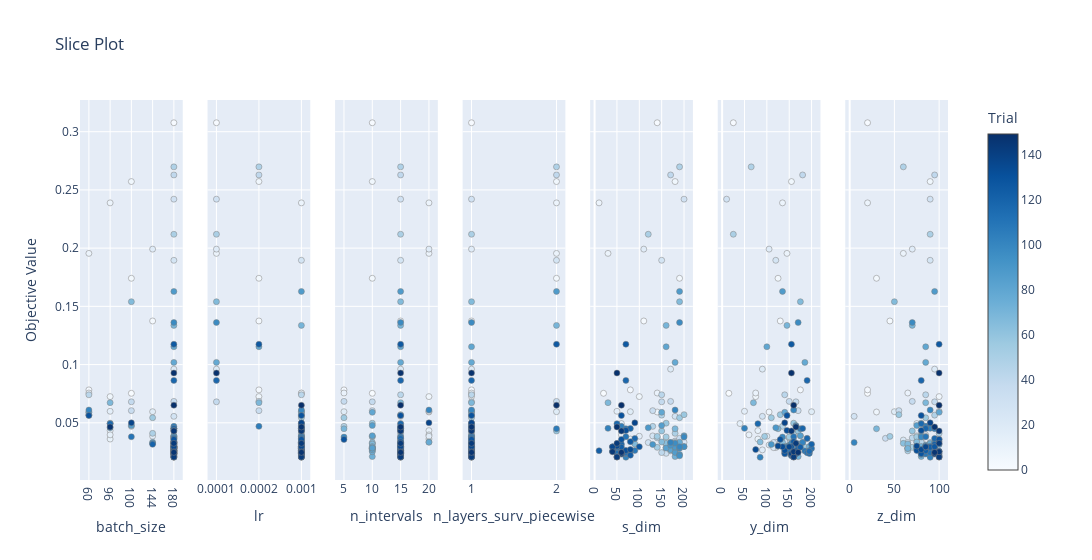
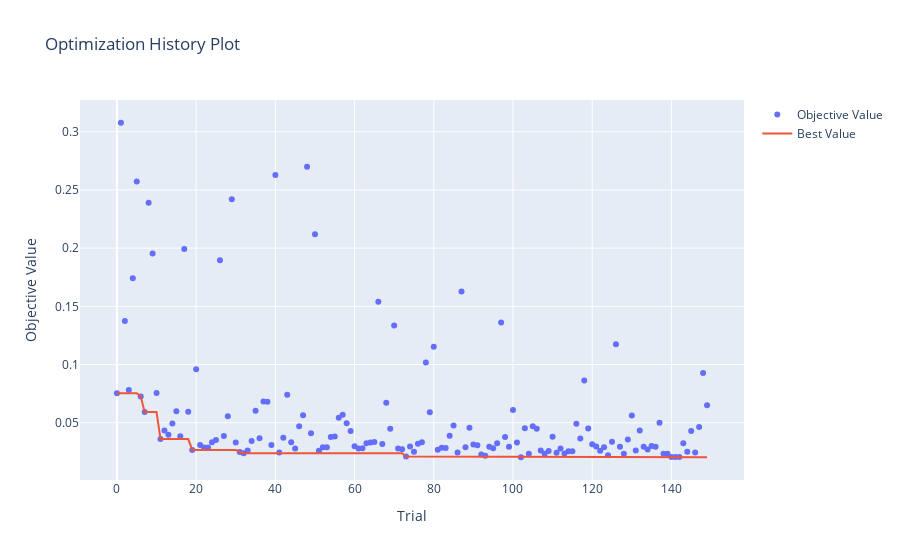

Write notebook code for charts like these, in order.
### Code cell
print('---------------------- HI-VAE_piecewise ----------------------')
fig = plot_slice(study_dict_survkm["HI-VAE_piecewise"])
fig.show()

fig = plot_optimization_history(study_dict_survkm["HI-VAE_piecewise"])
fig.show()

### Figure 1 — Plotly figure (JSON) as saved in the notebook; plotly's stock layout.template omitted (floating-point values rounded to 4 significant figures; data arrays with more than 128 entries replaced by an {"elided": "..."} marker saying what was removed)
{"data": [{"marker": {"color": {"elided": "150 int values"}, "colorbar": {"title": {"text": "Trial"}, "x": 1, "xpad": 40}, "colorscale": [[0, "rgb(247,251,255)"], [0.125, "rgb(222,235,247)"], [0.25, "rgb(198,219,239)"], [0.375, "rgb(158,202,225)"], [0.5, "rgb(107,174,214)"], [0.625, "rgb(66,146,198)"], [0.75, "rgb(33,113,181)"], [0.875, "rgb(8,81,156)"], [1, "rgb(8,48,107)"]], "line": {"color": "Grey", "width": 0.5}, "showscale": true}, "mode": "markers", "name": "Feasible Trial", "showlegend": false, "type": "scatter", "x": {"elided": "150 int values"}, "xaxis": "x", "y": {"elided": "150 float values"}, "yaxis": "y"}, {"marker": {"color": {"elided": "150 int values"}, "colorbar": {"title": {"text": "Trial"}, "x": 1, "xpad": 40}, "colorscale": [[0, "rgb(247,251,255)"], [0.125, "rgb(222,235,247)"], [0.25, "rgb(198,219,239)"], [0.375, "rgb(158,202,225)"], [0.5, "rgb(107,174,214)"], [0.625, "rgb(66,146,198)"], [0.75, "rgb(33,113,181)"], [0.875, "rgb(8,81,156)"], [1, "rgb(8,48,107)"]], "line": {"color": "Grey", "width": 0.5}, "showscale": false}, "mode": "markers", "name": "Feasible Trial", "showlegend": false, "type": "scatter", "x": {"elided": "150 float values"}, "xaxis": "x2", "y": {"elided": "150 float values"}, "yaxis": "y2"}, {"marker": {"color": {"elided": "150 int values"}, "colorbar": {"title": {"text": "Trial"}, "x": 1, "xpad": 40}, "colorscale": [[0, "rgb(247,251,255)"], [0.125, "rgb(222,235,247)"], [0.25, "rgb(198,219,239)"], [0.375, "rgb(158,202,225)"], [0.5, "rgb(107,174,214)"], [0.625, "rgb(66,146,198)"], [0.75, "rgb(33,113,181)"], [0.875, "rgb(8,81,156)"], [1, "rgb(8,48,107)"]], "line": {"color": "Grey", "width": 0.5}, "showscale": false}, "mode": "markers", "name": "Feasible Trial", "showlegend": false, "type": "scatter", "x": {"elided": "150 int values"}, "xaxis": "x3", "y": {"elided": "150 float values"}, "yaxis": "y3"}, {"marker": {"color": {"elided": "150 int values"}, "colorbar": {"title": {"text": "Trial"}, "x": 1, "xpad": 40}, "colorscale": [[0, "rgb(247,251,255)"], [0.125, "rgb(222,235,247)"], [0.25, "rgb(198,219,239)"], [0.375, "rgb(158,202,225)"], [0.5, "rgb(107,174,214)"], [0.625, "rgb(66,146,198)"], [0.75, "rgb(33,113,181)"], [0.875, "rgb(8,81,156)"], [1, "rgb(8,48,107)"]], "line": {"color": "Grey", "width": 0.5}, "showscale": false}, "mode": "markers", "name": "Feasible Trial", "showlegend": false, "type": "scatter", "x": {"elided": "150 int values"}, "xaxis": "x4", "y": {"elided": "150 float values"}, "yaxis": "y4"}, {"marker": {"color": {"elided": "150 int values"}, "colorbar": {"title": {"text": "Trial"}, "x": 1, "xpad": 40}, "colorscale": [[0, "rgb(247,251,255)"], [0.125, "rgb(222,235,247)"], [0.25, "rgb(198,219,239)"], [0.375, "rgb(158,202,225)"], [0.5, "rgb(107,174,214)"], [0.625, "rgb(66,146,198)"], [0.75, "rgb(33,113,181)"], [0.875, "rgb(8,81,156)"], [1, "rgb(8,48,107)"]], "line": {"color": "Grey", "width": 0.5}, "showscale": false}, "mode": "markers", "name": "Feasible Trial", "showlegend": false, "type": "scatter", "x": {"elided": "150 int values"}, "xaxis": "x5", "y": {"elided": "150 float values"}, "yaxis": "y5"}, {"marker": {"color": {"elided": "150 int values"}, "colorbar": {"title": {"text": "Trial"}, "x": 1, "xpad": 40}, "colorscale": [[0, "rgb(247,251,255)"], [0.125, "rgb(222,235,247)"], [0.25, "rgb(198,219,239)"], [0.375, "rgb(158,202,225)"], [0.5, "rgb(107,174,214)"], [0.625, "rgb(66,146,198)"], [0.75, "rgb(33,113,181)"], [0.875, "rgb(8,81,156)"], [1, "rgb(8,48,107)"]], "line": {"color": "Grey", "width": 0.5}, "showscale": false}, "mode": "markers", "name": "Feasible Trial", "showlegend": false, "type": "scatter", "x": {"elided": "150 int values"}, "xaxis": "x6", "y": {"elided": "150 float values"}, "yaxis": "y6"}, {"marker": {"color": {"elided": "150 int values"}, "colorbar": {"title": {"text": "Trial"}, "x": 1, "xpad": 40}, "colorscale": [[0, "rgb(247,251,255)"], [0.125, "rgb(222,235,247)"], [0.25, "rgb(198,219,239)"], [0.375, "rgb(158,202,225)"], [0.5, "rgb(107,174,214)"], [0.625, "rgb(66,146,198)"], [0.75, "rgb(33,113,181)"], [0.875, "rgb(8,81,156)"], [1, "rgb(8,48,107)"]], "line": {"color": "Grey", "width": 0.5}, "showscale": false}, "mode": "markers", "name": "Feasible Trial", "showlegend": false, "type": "scatter", "x": {"elided": "150 int values"}, "xaxis": "x7", "y": {"elided": "150 float values"}, "yaxis": "y7"}], "layout": {"title": {"text": "Slice Plot"}, "width": 2100, "xaxis": {"anchor": "y", "categoryarray": [60, 96, 100, 144, 180], "categoryorder": "array", "domain": [0, 0.1184], "title": {"text": "batch_size"}, "type": "category"}, "xaxis2": {"anchor": "y2", "categoryarray": [0.0001, 0.0002, 0.001], "categoryorder": "array", "domain": [0.1469, 0.2653], "title": {"text": "lr"}, "type": "category"}, "xaxis3": {"anchor": "y3", "categoryarray": [5, 10, 15, 20], "categoryorder": "array", "domain": [0.2939, 0.4122], "title": {"text": "n_intervals"}, "type": "category"}, "xaxis4": {"anchor": "y4", "categoryarray": [1, 2], "categoryorder": "array", "domain": [0.4408, 0.5592], "title": {"text": "n_layers_surv_piecewise"}, "type": "category"}, "xaxis5": {"anchor": "y5", "domain": [0.5878, 0.7061], "title": {"text": "s_dim"}}, "xaxis6": {"anchor": "y6", "domain": [0.7347, 0.8531], "title": {"text": "y_dim"}}, "xaxis7": {"anchor": "y7", "domain": [0.8816, 1.0], "title": {"text": "z_dim"}}, "yaxis": {"anchor": "x", "domain": [0, 1], "title": {"text": "Objective Value"}}, "yaxis2": {"anchor": "x2", "domain": [0, 1], "matches": "y", "showticklabels": false}, "yaxis3": {"anchor": "x3", "domain": [0, 1], "matches": "y", "showticklabels": false}, "yaxis4": {"anchor": "x4", "domain": [0, 1], "matches": "y", "showticklabels": false}, "yaxis5": {"anchor": "x5", "domain": [0, 1], "matches": "y", "showticklabels": false}, "yaxis6": {"anchor": "x6", "domain": [0, 1], "matches": "y", "showticklabels": false}, "yaxis7": {"anchor": "x7", "domain": [0, 1], "matches": "y", "showticklabels": false}}}

### Figure 2 — Plotly figure (JSON) as saved in the notebook; plotly's stock layout.template omitted (floating-point values rounded to 4 significant figures; data arrays with more than 128 entries replaced by an {"elided": "..."} marker saying what was removed)
{"data": [{"mode": "markers", "name": "Objective Value", "type": "scatter", "x": {"elided": "150 int values"}, "y": {"elided": "150 float values"}}, {"mode": "lines", "name": "Best Value", "type": "scatter", "x": {"elided": "150 int values"}, "y": {"elided": "150 float values"}}, {"marker": {"color": "#cccccc"}, "mode": "markers", "name": "Infeasible Trial", "showlegend": false, "type": "scatter", "x": [], "y": []}], "layout": {"title": {"text": "Optimization History Plot"}, "xaxis": {"title": {"text": "Trial"}}, "yaxis": {"title": {"text": "Objective Value"}}}}
